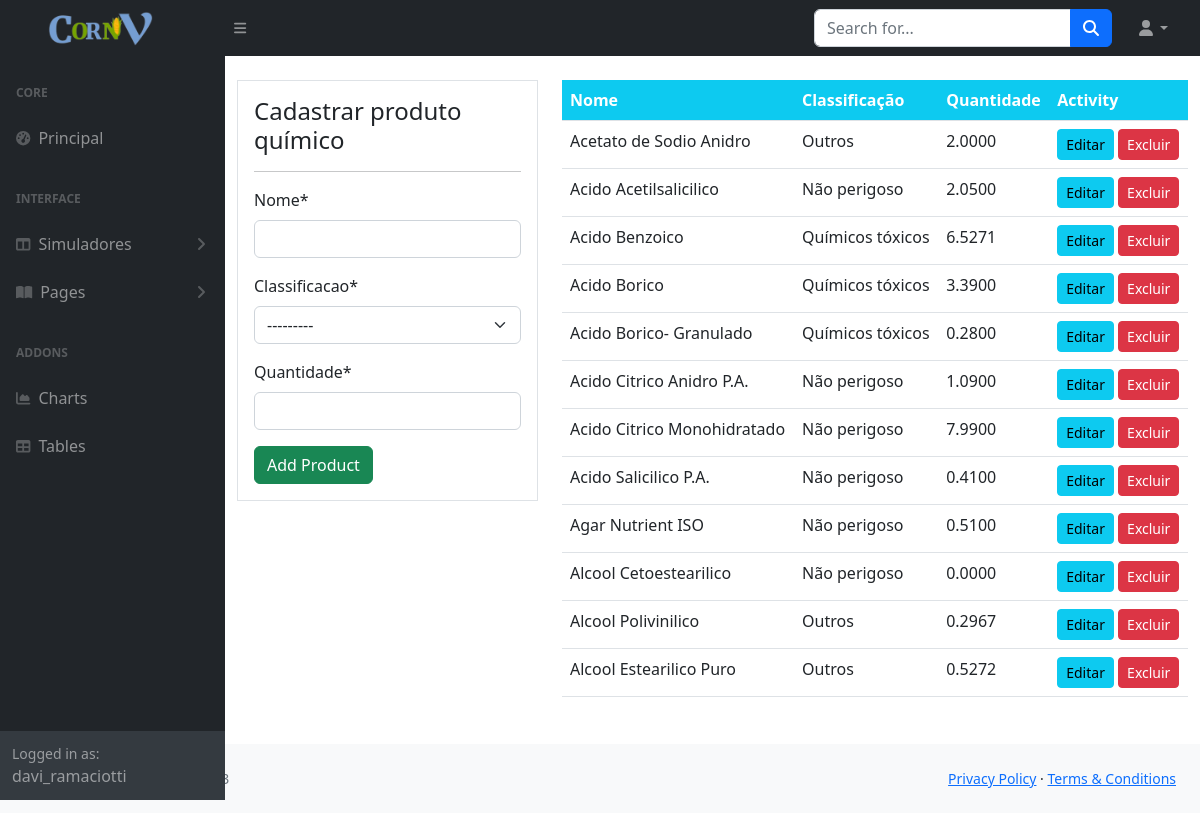
Before: /produtos/ (signed in) with the older database file.
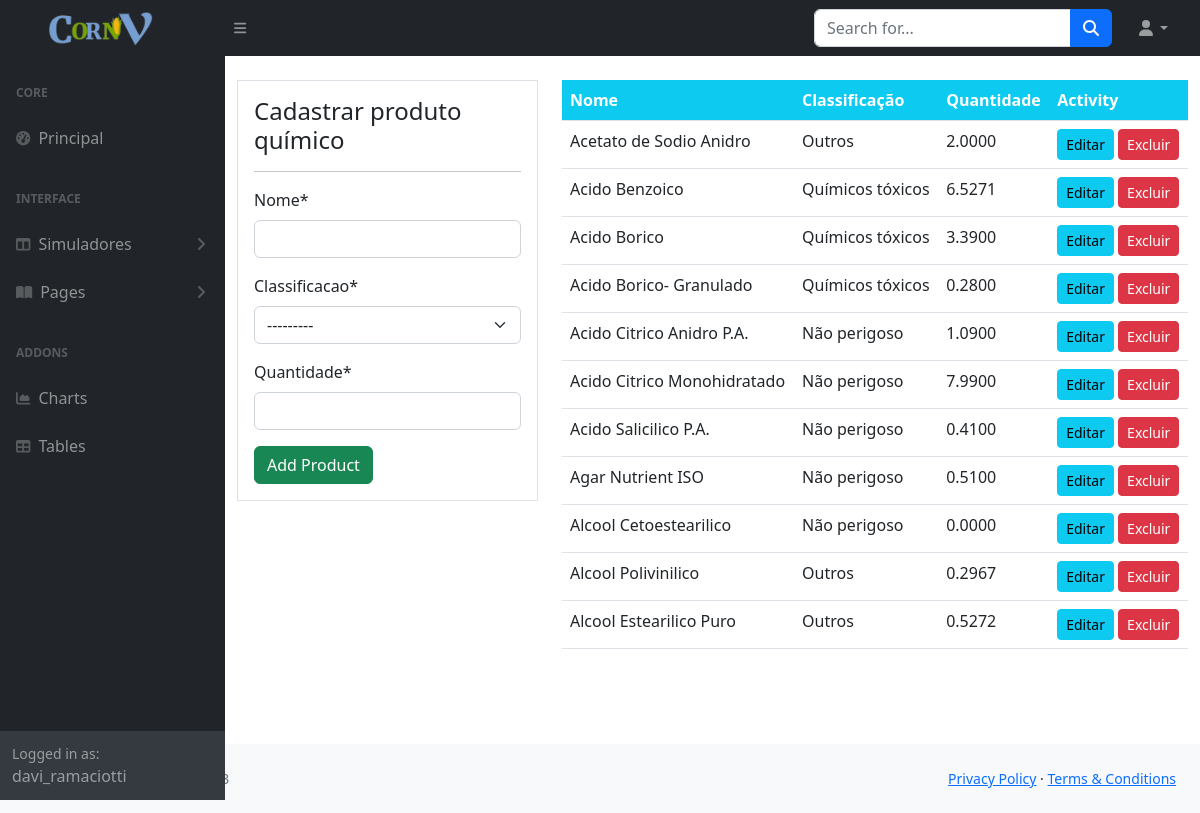
After: the same page with the newer database file.
### estatisticas/models.py (models this page shows, shortened)
class Produto(models.Model):
    nome = models.CharField(max_length=200, null=True)
    classificacao = models.CharField(max_length=200, choices=CLASSIFICACAO , null=True)
    quantidade = models.DecimalField(max_digits=19, decimal_places=4, null=True)

### estatisticas/views.py (the view)
# urls.py: path('produtos/', views.produtos, name="estatisticas-produtos"),
@login_required(login_url='user-login', ) # está configurado nas settings > login_url.
def produtos(request):
    items = Produto.objects.all()
    workers = User.objects.all()
    retiradas = Retirada.objects.all()
    workers_count = workers.count()
    produtos_count = items.count()
    retiradas_count = retiradas.count()
    if request.method=="POST":
        form = ProdutoForm(request.POST)
        if form.is_valid():
            form.save()
            nome_produto = form.cleaned_data.get('nome')
            messages.success(request, f'O produto {nome_produto} foi registrado.')
            return redirect('estatisticas-produtos')
    else:
        form = ProdutoForm()
    context= {
        'items': items,
        'form' : form,
        'workers_count' : workers_count,
        'produtos_count' : produtos_count,
        'retiradas_count' :  retiradas_count,
    }
    return render(request, 'estatisticas/produtos.html', context)

### estatisticas/forms.py
class ProdutoForm(forms.ModelForm):
    class Meta:
        model = Produto
        fields = ['nome', 'classificacao', 'quantidade']

### templates/estatisticas/produtos.html (shortened to what this page needs)
{% extends 'partials/base.html' %}
{% load crispy_forms_tags %}
{% block content%}
<div class="container">
    <div class="row my-4">
        <div class="col-md-4">
            <div class="border bg-white p-3">
                <h4>Cadastrar produto químico</h4>
                <hr>
                <form method="POST" action="">
                    {{ form|crispy }}
                    <input class="btn btn-success btn-block" type="submit" value="Add Product">
                </form>
            </div>
        </div>
        <div class="col-md-8">
            <table class="table bg-white">
                <thead class="bg-info">
                    <tr class="text-white">
                        <th scope="col">Nome</th>
                        <th scope="col">Classificação</th>
                        <th scope="col">Quantidade</th>
                        <th scope="col">Activity</th>
                    </tr>
                </thead>
                <tbody>
                    {% for item in items %}
                    <tr>
                        <td>{{item.nome}}</td>
                        <td>{{item.classificacao}}</td>
                        <td>{{item.quantidade}}</td>
                        <td>
                            <a class="btn btn-info btn-sm" href="{% url 'estatisticas-produtos-update' item.id %}">Editar</a>
                            <a class="btn btn-danger btn-sm" href="{% url 'estatisticas-produtos-delete' item.id %}">Excluir</a>
                        </td>
                    </tr>
                    {% endfor %}
                </tbody>
            </table>
        </div>
    </div>
</div>
{% endblock %}

Changed rows visible on the page:
removed Produto: nome "Acido Acetilsalicilico", classificacao "Não perigoso", quantidade "2.0500"
